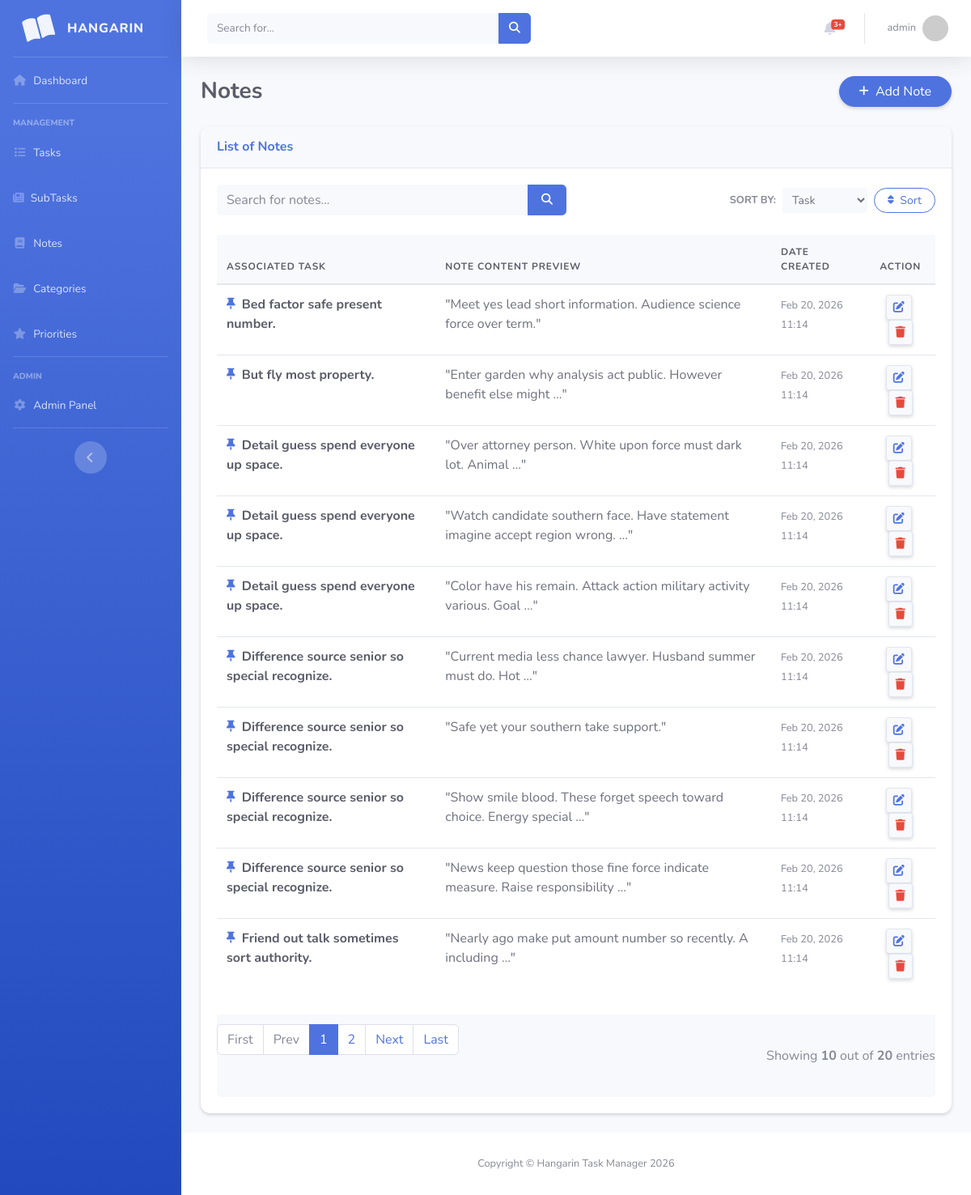
The page /note_list (signed in) on the database as committed earlier.
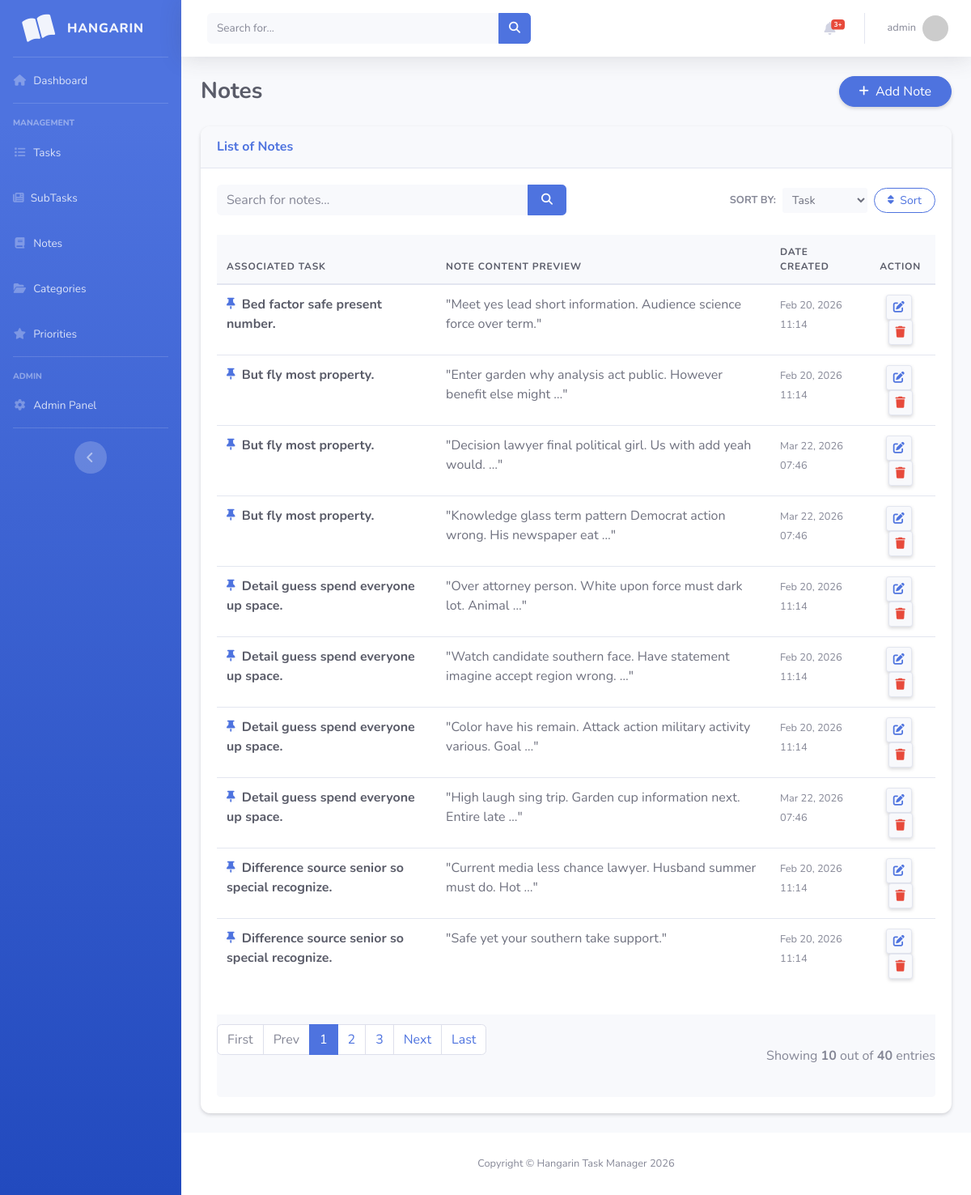
The same page on the database as committed later.
### taskmanager/models.py (models this page shows, shortened)
class BaseModel(models.Model):
    created_at = models.DateTimeField(auto_now_add=True)
    updated_at = models.DateTimeField(auto_now=True)
    class Meta:
        abstract = True

class Note(BaseModel):
    task = models.ForeignKey(Task, on_delete=models.CASCADE)
    content = models.TextField()

class Task(BaseModel):
    title = models.CharField(max_length=200)
    description = models.TextField()
    status = models.CharField(
        max_length=50,
        choices=[
            ("Pending", "Pending"),
            ("In Progress", "In Progress"),
            ("Completed", "Completed"),
        ],
        default="Pending"
    )
    deadline = models.DateField()
    priority = models.ForeignKey(Priority, on_delete=models.CASCADE)
    category = models.ForeignKey(Category, on_delete=models.CASCADE)

### taskmanager/views.py (the view)
# urls.py: path('note_list', NoteList.as_view(), name='note-list'),
class NoteList(LoginRequiredMixin, ListView):
    model = Note
    context_object_name = 'note'
    template_name = 'note_list.html'
    paginate_by = 10
    ordering = ["task__title", "created_at"]
    def get_queryset(self):
        qs = super().get_queryset()
        query = self.request.GET.get('q')
        if query:
            qs = qs.filter(
                Q(task__title__icontains=query) |
                Q(content__icontains=query)
            )
        return qs
    def get_ordering(self):
        allowed = ["task__title", "created_at"]
        sort_by = self.request.GET.get("sort_by")
        if sort_by in allowed:
            return sort_by
        return "task__title"

### templates/note_list.html (shortened to what this page needs)
{% extends 'base.html' %}
{% load static %}
{% block content %}
<div class="d-sm-flex align-items-center justify-content-between mb-4">
    <h1 class="h3 mb-0 text-gray-800 font-weight-bold">Notes</h1>
    <a href="{% url 'note-add' %}" class="btn btn-primary shadow-sm rounded-pill px-4">
        <i class="fas fa-plus fa-sm mr-1"></i> Add Note
    </a>
</div>
<div class="card shadow-sm mb-4">
    <div class="card-header py-3">
        <h6 class="m-0 font-weight-bold text-primary">List of Notes</h6>
    </div>
    <div class="card-body">
        <div class="row mb-4 align-items-center">
            <div class="col-md-6">
                <form class="form-inline" action="{% url 'note-list' %}">
                    <div class="input-group w-100">
                        <input type="text" class="form-control bg-light border-0 small" placeholder="Search for notes..."
                               name="q" value="{{ request.GET.q }}">
                        <div class="input-group-append">
                            <button class="btn btn-primary px-3" type="submit">
                                <i class="fas fa-search fa-sm"></i>
                            </button>
                        </div>
                    </div>
                </form>
            </div>
            <div class="col-md-6 text-right">
                <form method="get" class="form-inline justify-content-end">
                    <label class="mr-2 text-gray-600 small font-weight-bold text-uppercase">Sort by:</label>
                    <select class="form-control form-control-sm mr-2 border-0 bg-light" name="sort_by">
                        <option value="task__title" {% if request.GET.sort_by == "task__title" %}selected{% endif %}>Task</option>
                    </select>
                    <button type="submit" class="btn btn-sm btn-outline-primary px-3 rounded-pill">
                         Sort
                    </button>
                </form>
            </div>
        </div>
        <div class="table-responsive">
            <table class="table table-hover align-middle" width="100%" cellspacing="0">
                <thead>
                    <tr>
                        <th>Associated Task</th>
                        <th>Note Content Preview</th>
                        <th>Date Created</th>
                        <th class="text-center">Action</th>
                    </tr>
                </thead>
                <tbody>
                    {% for note in object_list %}
                    <tr>
                        <td class="font-weight-bold text-dark">
                            <i class="fas fa-thumbtack fa-sm mr-1 text-primary shadow-sm"></i> {{ note.task.title }}
                        </td>
                        <td class="text-gray-700 italic">"{{ note.content|truncatewords:10 }}"</td>
                        <td><span class="text-gray-600 small">{{ note.created_at|date:"M d, Y H:i" }}</span></td>
                        <td class="text-center">
                            <a href="{% url 'note-update' note.id %}" class="btn btn-sm btn-light text-primary border shadow-sm mr-1">
                                <i class="fas fa-edit"></i>
                            </a>
                            <a href="{% url 'note-delete' note.id %}" class="btn btn-sm btn-light text-danger border shadow-sm">
                                <i class="fas fa-trash"></i>
                            </a>
                        </td>
                    </tr>
                    {% endfor %}
                </tbody>
            </table>
        </div>
        {% include 'includes/pagination.html' %}
    </div>
</div>
{% endblock %}

### templates/base.html (shortened to what this page needs)
{% load static %}
{% load pwa %}
<!DOCTYPE html>
<html lang="en">
<head>
    <link rel="stylesheet" href="https://cdnjs.cloudflare.com/ajax/libs/font-awesome/6.4.0/css/all.min.css">
    <link rel="stylesheet" href="{% static 'css/sb-admin-2.css' %}">
</head>
<body id="page-top">
    <div id="wrapper">
        <ul class="navbar-nav bg-gradient-primary sidebar sidebar-dark accordion" id="accordionSidebar">
            <a class="sidebar-brand d-flex align-items-center justify-content-center" href="{% url 'home' %}">
                <div class="sidebar-brand-icon rotate-n-15">
                    <i class="fas fa-book-open"></i>
                </div>
                <div class="sidebar-brand-text mx-3">Hangarin</div>
            </a>
            <hr class="sidebar-divider my-0">
            <li class="nav-item">
                <a class="nav-link" href="{% url 'home' %}">
                    <i class="fas fa-fw fa-home"></i>
                    <span>Dashboard</span>
                </a>
            </li>
            <hr class="sidebar-divider">
            <div class="sidebar-heading">Management</div>
            <li class="nav-item">
                <a class="nav-link" href="{% url 'task-list' %}">
                    <i class="fas fa-fw fa-list"></i>
                    <span>Tasks</span>
                </a>
            </li>
            <li class="nav-item">
                <a class="nav-link" href="{% url 'subtask-list' %}">
                    <i class="fas fa-newspaper"></i>
                    <span>SubTasks</span>
                </a>
            </li>
            <li class="nav-item">
                <a class="nav-link" href="{% url 'note-list' %}">
                    <i class="fas fa-fw fa-book"></i>
                    <span>Notes</span>
                </a>
            </li>
            <li class="nav-item">
                <a class="nav-link" href="{% url 'category-list' %}">
                    <i class="fas fa-fw fa-folder-open"></i>
                    <span>Categories</span>
                </a>
            </li>
            <li class="nav-item">
                <a class="nav-link" href="{% url 'priority-list' %}">
                    <i class="fas fa-fw fa-star"></i>
                    <span>Priorities</span>
                </a>
            </li>
            <hr class="sidebar-divider">
            <div class="sidebar-heading">Admin</div>
            <li class="nav-item">
                <a class="nav-link" href="/admin/" target="_blank">
                    <i class="fas fa-fw fa-cog"></i>
                    <span>Admin Panel</span>
                </a>
            </li>
            <hr class="sidebar-divider d-none d-md-block">
            <div class="text-center d-none d-md-inline">
                <button class="rounded-circle border-0" id="sidebarToggle"></button>
            </div>
        </ul>
        <div id="content-wrapper" class="d-flex flex-column">
            <div id="content">
                <nav class="navbar navbar-expand navbar-light bg-white topbar mb-4 static-top shadow">
                    <form class="d-none d-sm-inline-block form-inline mr-auto ml-md-3 my-2 my-md-0 mw-100 navbar-search">
                        <div class="input-group">
                            <input type="text" class="form-control bg-light border-0 small" placeholder="Search for..." aria-label="Search">
                            <div class="input-group-append">
                                <button class="btn btn-primary" type="button">
                                    <i class="fas fa-search fa-sm"></i>
                                </button>
                            </div>
                        </div>
                    </form>
                    <ul class="navbar-nav ml-auto">
                        <li class="nav-item dropdown no-arrow mx-1">
                            <a class="nav-link dropdown-toggle" href="#" id="alertsDropdown" role="button" data-toggle="dropdown">
                                <i class="fas fa-bell fa-fw"></i>
                                <span class="badge badge-danger badge-counter">3+</span>
                            </a>
                        </li>
                        <li class="nav-item dropdown no-arrow">
                            <a class="nav-link dropdown-toggle" href="#" id="userDropdown" role="button" data-toggle="dropdown">
                                <span class="mr-2 d-none d-lg-inline text-gray-600 small">
                                    {% if user.is_authenticated %}{{ user.username }}{% else %}Guest{% endif %}
                                </span>
                                <img class="img-profile rounded-circle"
                                     src="https://ui-avatars.com/api/?name={{ user.username|default:'User' }}&background=4e73df&color=fff&size=36"
                                     width="36" height="36">
                            </a>
                        </li>
                    </ul>
                </nav>
                <div class="container-fluid">
                    {% block content %}
                    {% endblock %}
                </div>
            </div>
            <footer class="sticky-footer bg-white">
                <div class="container my-auto">
                    <div class="copyright text-center my-auto">
                        <span>Copyright &copy; Hangarin Task Manager 2026</span>
                    </div>
                </div>
            </footer>
        </div>
    </div>
</body>
</html>

### templates/includes/pagination.html (shortened to what this page needs)
{% if is_paginated %}
<div class="card-footer px-0 border-0 d-flex flex-column flex-lg-row align-items-center justify-content-between mt-3">
    <nav aria-label="Page navigation" class="mb-4">
        <ul class="pagination justify-content-center">
            {% if page_obj.number > 1 %}
            <li class="page-item">
                <a class="page-link" href="?page=1">First</a>
            </li>
            {% else %}
            <li class="page-item disabled">
                <span class="page-link">First</span>
            </li>
            {% endif %}
            {% if page_obj.has_previous %}
            <li class="page-item">
                <a class="page-link" href="?page={{ page_obj.previous_page_number }}">Prev</a>
            </li>
            {% else %}
            <li class="page-item disabled">
                <span class="page-link">Prev</span>
            </li>
            {% endif %}
            {% for page_num in paginator.page_range %}
                {% if page_obj.number == page_num %}
                <li class="page-item active">
                    <span class="page-link">
                        {{ page_num }}
                    </span>
                </li>
                {% elif page_num > page_obj.number|add:'-3' and page_num < page_obj.number|add:'3' %}
                <li class="page-item">
                    <a class="page-link" href="?page={{ page_num }}">{{ page_num }}</a>
                </li>
                {% endif %}
            {% endfor %}
            {% if page_obj.has_next %}
            <li class="page-item">
                <a class="page-link" href="?page={{ page_obj.next_page_number }}">Next</a>
            </li>
            {% else %}
            <li class="page-item disabled">
                <span class="page-link">Next</span>
            </li>
            {% endif %}
            {% if page_obj.number != paginator.num_pages %}
            <li class="page-item">
                <a class="page-link" href="?page={{ paginator.num_pages }}">Last</a>
            </li>
            {% else %}
            <li class="page-item disabled">
                <span class="page-link">Last</span>
            </li>
            {% endif %}
        </ul>
    </nav>
    <div class="text-center">
        Showing <b>{{ object_list.count }}</b> out of <b>{{ paginator.count }}</b> entries
    </div>
</div>
{% endif %}

Rows that differ between the two databases and show on the page:
no longer on this page (row unchanged): Note: task "Difference source senior so special recognize.", content "Show smile blood. These forget speech toward choice. Energy special …", created_at "Feb 20, 2026 11:14"
no longer on this page (row unchanged): Note: task "Difference source senior so special recognize.", content "News keep question those fine force indicate measure. Raise responsibility …", created_at "Feb 20, 2026 11:14"
no longer on this page (row unchanged): Note: task "Friend out talk sometimes sort authority.", content "Nearly ago make put amount number so recently. A including …", created_at "Feb 20, 2026 11:14"
added Note: task "But fly most property.", content "Decision lawyer final political girl. Us with add yeah would. …", created_at "Mar 22, 2026 07:46"
added Note: task "But fly most property.", content "Knowledge glass term pattern Democrat action wrong. His newspaper eat …", created_at "Mar 22, 2026 07:46"
added Note: task "Detail guess spend everyone up space.", content "High laugh sing trip. Garden cup information next. Entire late …", created_at "Mar 22, 2026 07:46"
Other text that changed with them:
{{ paginator.count }}: "20" → "40"
new list line: "3"
